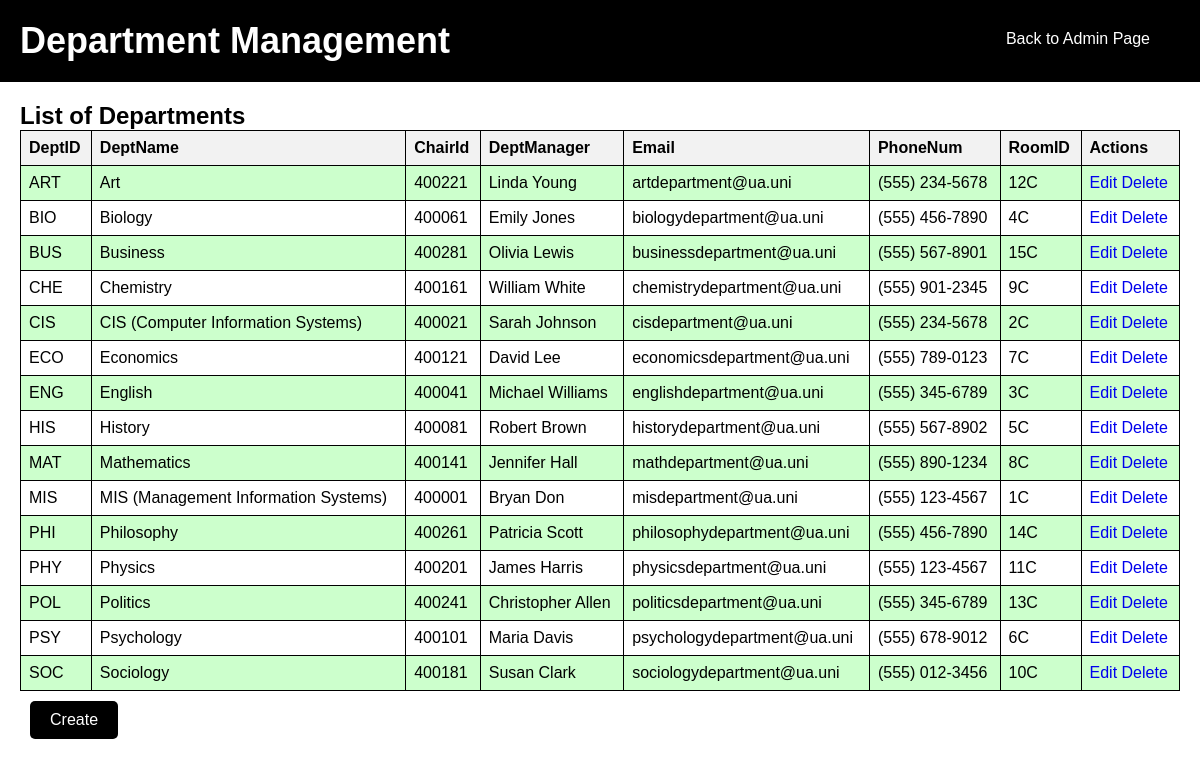
Screenshot of /Systemsproject/Departments_page1.php with the database file from the repository.
### tables this page shows
CREATE TABLE `dept` (
  `DeptID` varchar(25) NOT NULL,
  `DeptName` varchar(100) DEFAULT NULL,
  `ChairID` int(11) DEFAULT NULL,
  `DeptManager` varchar(100) DEFAULT NULL,
  `Email` varchar(100) DEFAULT NULL,
  `PhoneNum` varchar(100) DEFAULT NULL,
  `RoomID` varchar(25) DEFAULT NULL
);

### Systemsproject/Departments_page1.php (the view, shortened to what this page needs)
<?php
@include 'config1.php';
$query = "SELECT * FROM dept";
$result = mysqli_query($conn, $query);
$departments = [];
while ($row = mysqli_fetch_assoc($result)) {
    $departments[] = $row;
}
?>
<!DOCTYPE html>
<html lang="en">
<head>
   <link rel="stylesheet" href="css/fatman1.css">
</head>
<body>
   <div class="header">
      <h1>Department Management</h1>
      <a href="admin_page1.php" class="back-button">Back to Admin Page</a>
   </div>
   <div class="department-container">
      <h2>List of Departments</h2>
      <table>
         <tr>
            <th>DeptID</th>
            <th>DeptName</th>
            <th>ChairId</th>
            <th>DeptManager</th>
            <th>Email</th>
            <th>PhoneNum</th>
            <th>RoomID</th>
            <th>Actions</th>
         </tr>
         <?php foreach ($departments as $department) : ?>
            <tr>
               <td><?php echo $department['DeptID']; ?></td>
               <td><?php echo $department['DeptName']; ?></td>
               <td><?php echo $department['ChairID']; ?></td>
               <td><?php echo $department['DeptManager']; ?></td>
               <td><?php echo $department['Email']; ?></td>
               <td><?php echo $department['PhoneNum']; ?></td>
               <td><?php echo $department['RoomID']; ?></td>
               <td>
                  <a href="edit_department.php?id=<?php echo $department['DeptID']; ?>">Edit</a>
                  <a href="delete_department.php?id=<?php echo $department['DeptID']; ?>">Delete</a>
               </td>
            </tr>
         <?php endforeach; ?>
      </table>
      <a href="create_department.php" class="create-button">Create</a>
</div>
</body>
</html>

### Systemsproject/css/fatman1.css (style rules this page uses)
* { font-family: 'Cursive', sans-serif; margin: 0; padding: 0; box-sizing: border-box; outline: none; border: none; text-decoration: none; }

### Systemsproject/Departments_page1.php (style rules this page uses)
.header { background: #000; color: #fff; padding: 20px; text-align: center; display: flex; justify-content: space-between; }
.header h1 { font-size: 36px; }
.header .back-button { background: #000; color: #fff; padding: 10px 20px; text-decoration: none; border-radius: 5px; margin-right: 10px; }
.department-container { padding: 20px; }
table { width: 100%; border-collapse: collapse; }
table, th, td { border: 1px solid #000; }
th, td { padding: 8px; text-align: left; }
th { background-color: #f2f2f2; }
tr:nth-child(even) { background-color: #ccffcc; }
.create-button { background: #000; color: #fff; padding: 10px 20px; text-decoration: none; border-radius: 5px; margin: 10px; display: inline-block; }

### rows the page displays
dept: DeptID "ART", DeptName "Art", ChairID "400221", DeptManager "Linda Young", Email "artdepartment@ua.uni", PhoneNum "(555) 234-5678", RoomID "12C"
dept: DeptID "BIO", DeptName "Biology", ChairID "400061", DeptManager "Emily Jones", Email "biologydepartment@ua.uni", PhoneNum "(555) 456-7890", RoomID "4C"
dept: DeptID "BUS", DeptName "Business", ChairID "400281", DeptManager "Olivia Lewis", Email "businessdepartment@ua.uni", PhoneNum "(555) 567-8901", RoomID "15C"
dept: DeptID "CHE", DeptName "Chemistry", ChairID "400161", DeptManager "William White", Email "chemistrydepartment@ua.uni", PhoneNum "(555) 901-2345", RoomID "9C"
dept: DeptID "CIS", DeptName "CIS (Computer Information Systems)", ChairID "400021", DeptManager "Sarah Johnson", Email "cisdepartment@ua.uni", PhoneNum "(555) 234-5678", RoomID "2C"
dept: DeptID "ECO", DeptName "Economics", ChairID "400121", DeptManager "David Lee", Email "economicsdepartment@ua.uni", PhoneNum "(555) 789-0123", RoomID "7C"
dept: DeptID "ENG", DeptName "English", ChairID "400041", DeptManager "Michael Williams", Email "englishdepartment@ua.uni", PhoneNum "(555) 345-6789", RoomID "3C"
dept: DeptID "HIS", DeptName "History", ChairID "400081", DeptManager "Robert Brown", Email "historydepartment@ua.uni", PhoneNum "(555) 567-8902", RoomID "5C"
dept: DeptID "MAT", DeptName "Mathematics", ChairID "400141", DeptManager "Jennifer Hall", Email "mathdepartment@ua.uni", PhoneNum "(555) 890-1234", RoomID "8C"
dept: DeptID "MIS", DeptName "MIS (Management Information Systems)", ChairID "400001", DeptManager "Bryan Don", Email "misdepartment@ua.uni", PhoneNum "(555) 123-4567", RoomID "1C"
dept: DeptID "PHI", DeptName "Philosophy", ChairID "400261", DeptManager "Patricia Scott", Email "philosophydepartment@ua.uni", PhoneNum "(555) 456-7890", RoomID "14C"
dept: DeptID "PHY", DeptName "Physics", ChairID "400201", DeptManager "James Harris", Email "physicsdepartment@ua.uni", PhoneNum "(555) 123-4567", RoomID "11C"
dept: DeptID "POL", DeptName "Politics", ChairID "400241", DeptManager "Christopher Allen", Email "politicsdepartment@ua.uni", PhoneNum "(555) 345-6789", RoomID "13C"
dept: DeptID "PSY", DeptName "Psychology", ChairID "400101", DeptManager "Maria Davis", Email "psychologydepartment@ua.uni", PhoneNum "(555) 678-9012", RoomID "6C"
dept: DeptID "SOC", DeptName "Sociology", ChairID "400181", DeptManager "Susan Clark", Email "sociologydepartment@ua.uni", PhoneNum "(555) 012-3456", RoomID "10C"
